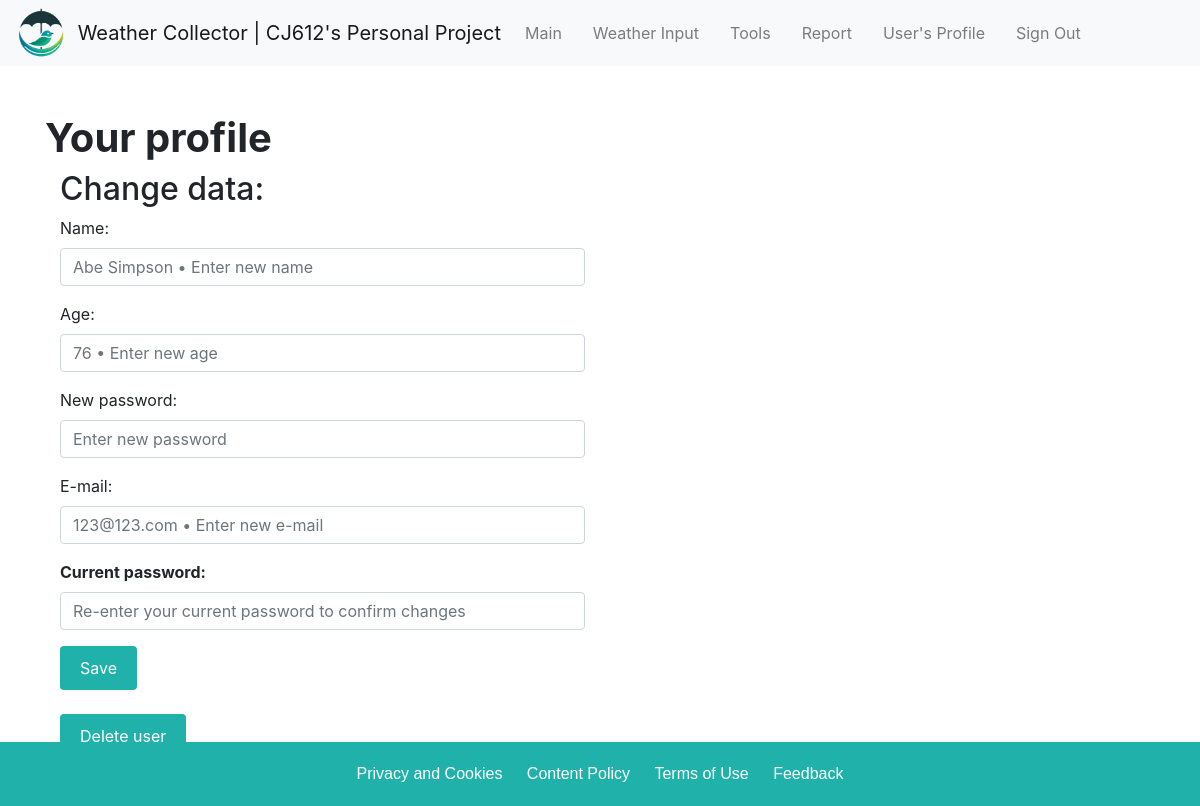
The app's page /profile (signed in), older data.
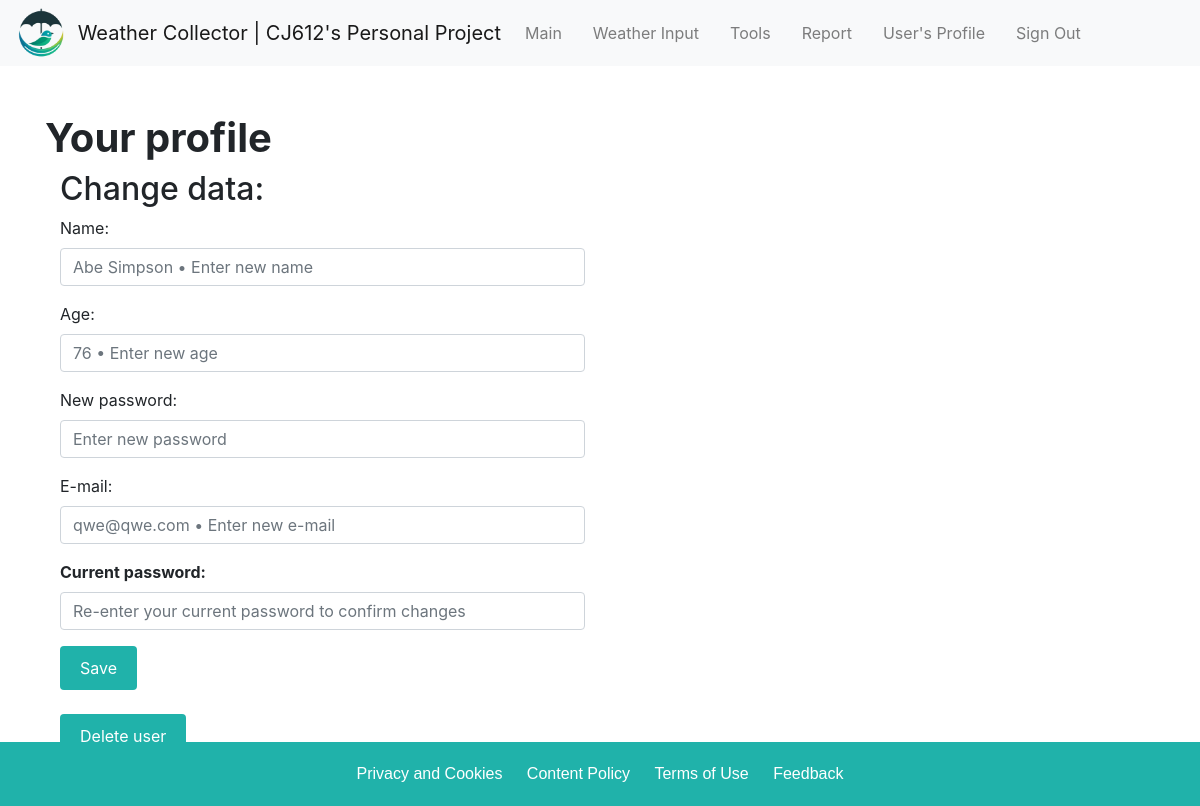
The same page, newer data.
### database/models.py (models this page shows)
class User(Base):
    __tablename__ = 'user'
    id = Column(Integer, primary_key=True)
    username = Column(String(128), unique=True)
    password = Column(String(16))
    name = Column(String(512))
    age = Column(Integer)
    email = Column(String(256), unique=True)
    measurement_user = relationship("Measurement", back_populates='user_measurement')
    city_user = relationship("City", back_populates='user_city')
    tool_user = relationship("Tool", back_populates='user_tool')

### frontend/router.py (the view)
@router.get("/profile")
async def get_profile(
    request: Request,
    user: User | None = Depends(get_correct_user_frontend),
    session: AsyncSession = Depends(get_session),
):
    if user:
        return templates.TemplateResponse("profile.html", {"request": request, "user": user})
    return RedirectResponse(url="/auth", status_code=status.HTTP_301_MOVED_PERMANENTLY)

### frontend/templates/profile.html (shortened to what this page needs)
{%extends "/base.html" %}
{% block style %}<link rel="stylesheet" href="/css/profile.css">{% endblock %}
{% block content %}
{% include 'elements/nav.html' %}
<div class="container">
    <h1 class="mt-5"><strong>Your profile</strong></h1>
    <div class="col-md-6">
        <h2>Change data:</h2>
        <form action="/user/updateuser" method="post">
            <div class="form-group">
                <label for="name">Name:</label>
                <input type="text" class="form-control" id="name" name="name" placeholder="{{user.name}} • Enter new name">
            </div>
            <div class="form-group">
                <label for="age">Age:</label>
                <input type="text" class="form-control" id="age" name="age" placeholder="{{user.age}} • Enter new age">
            </div>
            <div class="form-group">
                <label for="password">New password:</label>
                <input type="password" class="form-control" id="newpassword" name="newpassword" placeholder="Enter new password">
            </div>
            <div class="form-group">
                <label for="email">E-mail:</label>
                <input type="text" class="form-control" id="email" name="email" placeholder="{{user.email}} • Enter new e-mail">
            </div>
            <div class="form-group">
                <label for="oldpassword"><strong>Current password:</strong></label>
                <input type="password" class="form-control" id="oldpassword" name="oldpassword" placeholder="Re-enter your current password to confirm changes">
            </div>
            <button type="submit" class="btn btn-primary">Save</button>
        </form>
        <form action="/user/deleteuser?name={{user.name}}" method="post">
            <br>
            <button type="submit" class="btn btn-primary">Delete user</button>
        </form>
        <br>
        <br>
    </div>
</div>
{% endblock %}

### frontend/templates/base.html (shortened to what this page needs)
<!DOCTYPE html>
<html lang="en">
<head>
    <link rel="stylesheet" href="https://stackpath.bootstrapcdn.com/bootstrap/4.5.2/css/bootstrap.min.css">
    {% block style %}{% endblock %}
</head>
<body>
    {% block content %}{% endblock %}
    <footer class="footer">
        <a href="#">Privacy and Cookies</a>
        <a href="#">Content Policy</a>
        <a href="#">Terms of Use</a>
        <a href="#">Feedback</a>
    </footer>
</body>
</html>

### frontend/templates/elements/nav.html (shortened to what this page needs)
<nav class="navbar navbar-expand-lg navbar-light bg-light" data-bs-theme="dark">
    <img src="/img/logo.png" width="50" alt="Logo" style="margin-right: 1%;">
    <a class="navbar-brand" href="#"> Weather Collector | CJ612's Personal Project</a>
    <div class="collapse navbar-collapse" id="navbarNav">
        <ul class="navbar-nav">
            <li class="nav-item">
                <a class="nav-link" href="/">Main</a>
            </li>
            {% if user %}
            <li class="nav-item">
                <a class="nav-link" href="/weatherinput">Weather Input</a>
            </li>
            <li class="nav-item">
                <a class="nav-link" href="/tools">Tools</a>
            </li>
            <li class="nav-item">
                <a class="nav-link" href="/report">Report</a>
            </li>
            <li class="nav-item">
                <a class="nav-link" href="/profile">User's Profile</a>
            </li>
            <li class="nav-item">
                <a class="nav-link" href="/logout">Sign Out</a>
            </li>
            {% endif %}
        </ul>
    </div>
</nav>

### frontend/templates/css/profile.css (style rules this page uses)
.nav-item { margin-inline-end: 15px; }
.btn-primary { padding: 10px 20px; background-color: lightseagreen; color: #fff; border: none; border-radius: 4px; cursor: pointer; border-color: darkgreen; }

### frontend/templates/base.html (style rules this page uses)
body { background-color: white; background-image: url("img/backgrnd3.jpg") ; background-size: cover; background-repeat: no-repeat; background-position: top; }
.footer { background-color: lightseagreen; color: #fff; padding: 20px; text-align: center; font-family: Arial, sans-serif; position: fixed; bottom: 0; width: 100%; }
footer a { color: #fff; text-decoration: none; margin: 0 10px; margin-top: 10px; }

Row changes from the older to the newer data that the page shows:
changed User "Abe Simpson • Enter new name": email "123@123.com • Enter new e-mail" → "qwe@qwe.com • Enter new e-mail"
